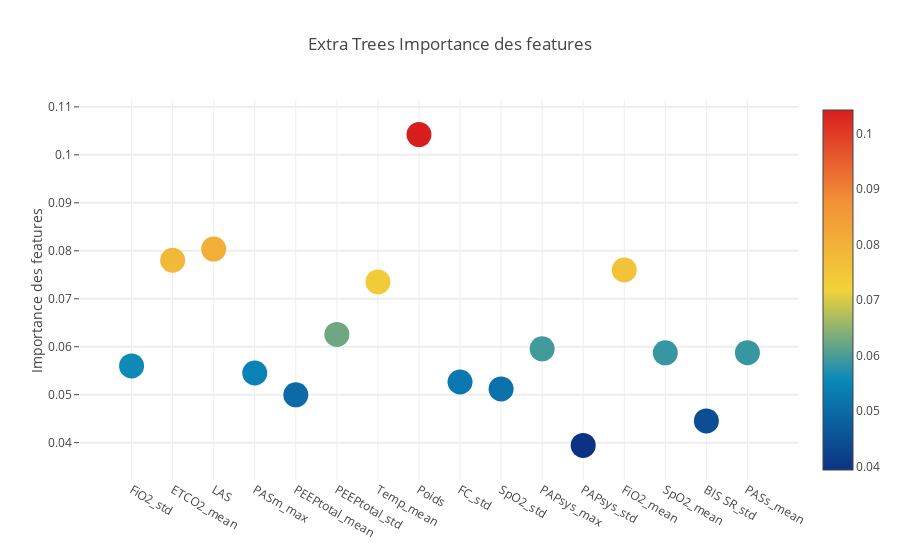

The notebook cell this image was saved under:
### Code cell
trace = go.Scatter(
    y=feature_dataframe['Extra Trees Importance des features'].values,
    x=feature_dataframe['features'].values,
    mode='markers',
    marker=dict(
        sizemode='diameter',
        sizeref=1,
        size=25,
        color=feature_dataframe['Extra Trees Importance des features'].values,
        colorscale='Portland',
        showscale=True
    ),
    text=feature_dataframe['features'].values
)
data = [trace]

layout = go.Layout(
    autosize=True,
    title='Extra Trees Importance des features',
    hovermode='closest',

    yaxis=dict(
        title='Importance des features',
        ticklen=5,
        gridwidth=2
    ),
    showlegend=False
)
fig = go.Figure(data=data, layout=layout)
py.iplot(fig, filename='scatter2010')

### Figure 1 — Plotly figure (JSON) as saved in the notebook; plotly's stock layout.template omitted (floating-point values rounded to 4 significant figures)
{"data": [{"marker": {"color": [0.05599, 0.07803, 0.08035, 0.05452, 0.04998, 0.06257, 0.07351, 0.1042, 0.05265, 0.0512, 0.05956, 0.03943, 0.07599, 0.05872, 0.04453, 0.05876], "colorscale": "Portland", "showscale": true, "size": 25, "sizemode": "diameter", "sizeref": 1}, "mode": "markers", "text": ["FiO2_std", "ETCO2_mean", "LAS", "PASm_max", "PEEPtotal_mean", "PEEPtotal_std", "Temp_mean", "Poids", "FC_std", "SpO2_std", "PAPsys_max", "PAPsys_std", "FiO2_mean", "SpO2_mean", "BIS SR_std", "PASs_mean"], "type": "scatter", "uid": "f31b6314-69e1-46d7-aee2-79d28e1d6664", "x": ["FiO2_std", "ETCO2_mean", "LAS", "PASm_max", "PEEPtotal_mean", "PEEPtotal_std", "Temp_mean", "Poids", "FC_std", "SpO2_std", "PAPsys_max", "PAPsys_std", "FiO2_mean", "SpO2_mean", "BIS SR_std", "PASs_mean"], "y": [0.05599, 0.07803, 0.08035, 0.05452, 0.04998, 0.06257, 0.07351, 0.1042, 0.05265, 0.0512, 0.05956, 0.03943, 0.07599, 0.05872, 0.04453, 0.05876]}], "layout": {"autosize": true, "hovermode": "closest", "showlegend": false, "title": {"text": "Extra Trees Importance des features"}, "yaxis": {"gridwidth": 2, "ticklen": 5, "title": {"text": "Importance des features"}}}}
